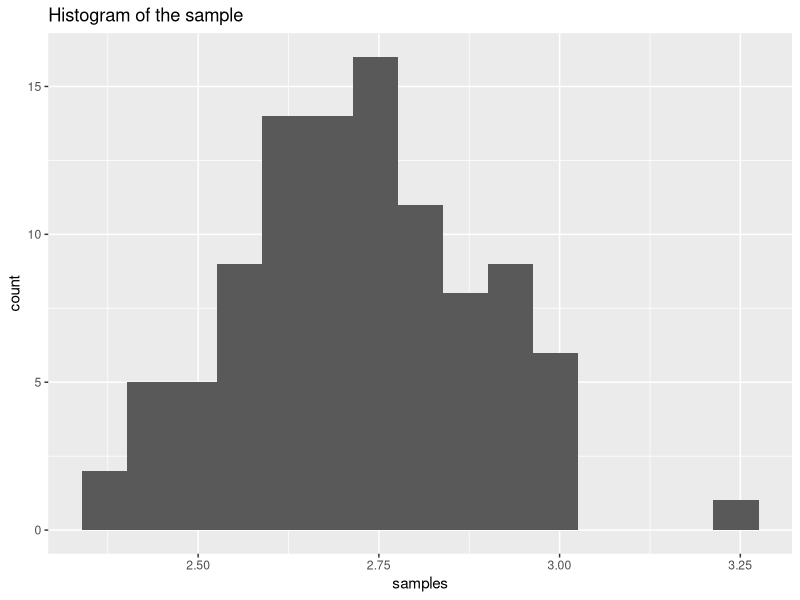
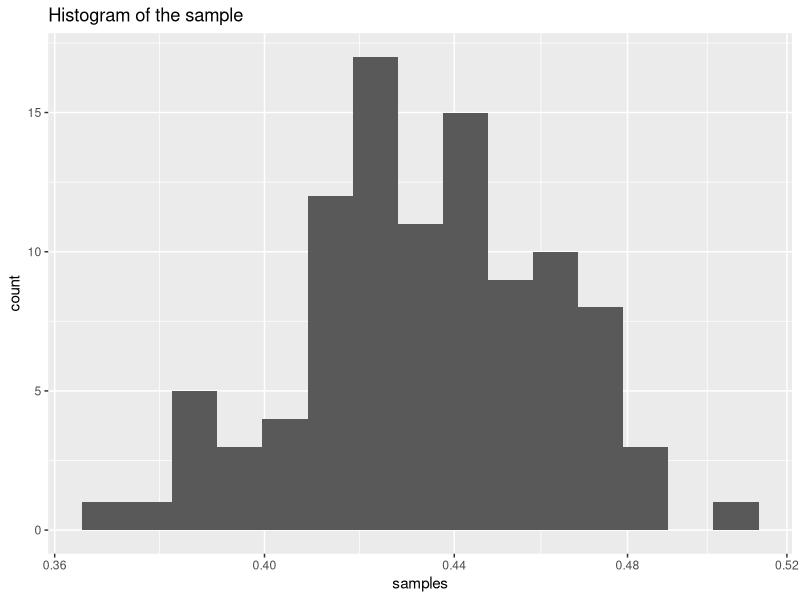

R code for these plots, in order:
## ---- chunk 1
knitr::opts_chunk$set(echo = TRUE)
## ---- chunk 2
set.seed(3) #Set the seed
y <- seq(-2, to=4, length=500)
distr <- rlnorm(y, 1, (0.25)^2) #distribution over the values of y
sam <- sample(distr, 100, replace=FALSE) #sample from this distribution
#calculate mean and variance
mean(sam)
var(sam)
## ---- chunk 3
library(tidyverse)
ggplot(data.frame(sam), aes(x=sam))+
  geom_histogram(bins=15)+
  xlab('samples')+
  ggtitle('Histogram of the sample')
## ---- chunk 4
ggplot(data.frame(sam), aes(x=log10(sam)))+
  geom_histogram(bins=15)+
  xlab('samples')+
  ggtitle('Histogram of the sample') +
  scale_x_log10()


#why does this not work?
# ggplot(data.frame(sam), aes(x=sam))+
#   geom_histogram(bins=15)+
#   xlab('samples')+
#   ggtitle('Histogram of the log_sample') + 
#   scale_x_log10()
